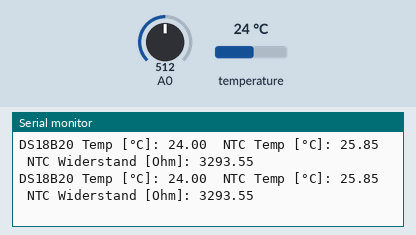
Recording of a sketch running on a simulated Arduino Uno, built with avr-gcc and run on an emulated ATmega328P. On the bench: the last lines printed to the serial monitor. The test bench sets the inputs (shaded band); at power-on: A0 = 512, temperature 24 °C.

Above: at 2.8 s.
2.9 s: A0 set to 0
At 3.9 s:
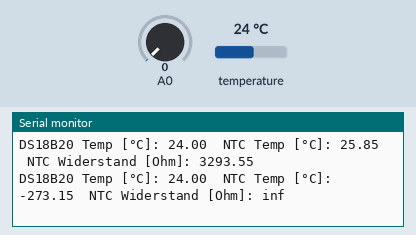
6.1 s: temperature set to 12 °C
At 7.7 s:
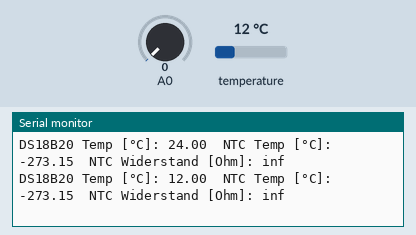
7.9 s: temperature set to 19 °C
At 9.3 s:
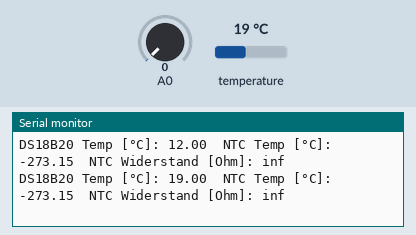
9.7 s: A0 set to 122
At 10.6 s:
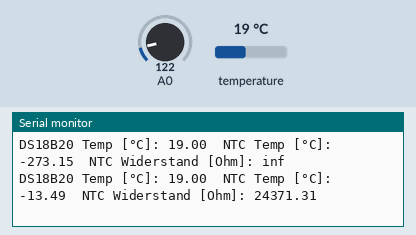
Timing chart, 0 to 12.5 s (numbered marks = the images above; inputs shaded):
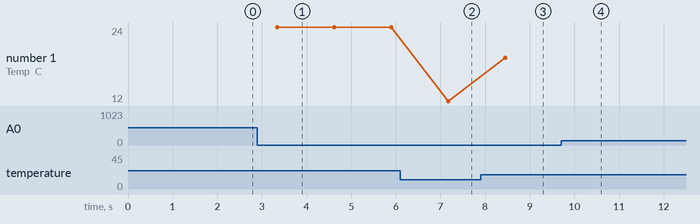

The sketch:

tm_01.ino
```cpp
#include <OneWire.h>
#include <DallasTemperature.h>

// Pins definieren
#define ONE_WIRE_BUS 2
//#define NTC_PIN A0

// Parameter
const float R1 = 3300.0;
const float BETA = 3950.0;
const float R0 = 3420.0;
const float T0 = 25.0 + 273.15;

OneWire oneWire(ONE_WIRE_BUS);
DallasTemperature sensors(&oneWire);

void setup() {
Serial.begin(9600);
sensors.begin();
}

void loop() {
// DS18B20 Temperatur auslesen
sensors.requestTemperatures();
float tempDS18B20 = sensors.getTempCByIndex(0);

// NTC Spannung
int adcWert = analogRead(A0);
float ausgangsU = (adcWert / 1023.0) * 5.0;

// NTC Widerstand
float R_NTC = R1 * ((5.0 / ausgangsU) - 1.0);

// NTC Widerstand in Temperatur umrechnen
float tempNTC = (1.0 / ((1.0 / T0) + (1.0 / BETA) * log(R_NTC / R0))) - 273.15;

// Ausgabe
Serial.print("DS18B20 Temp [°C]: ");
Serial.print(tempDS18B20);
Serial.print("\tNTC Temp [°C]: ");
Serial.print(tempNTC);
Serial.print("\tNTC Widerstand [Ohm]: ");
Serial.println(R_NTC);

delay(500);
}
```

Measured:
- after the input at 2.9 s, the serial monitor: prints a new line after 0.44 s (image 1)
- after the input at 6.1 s, the serial monitor: prints a new line after 1.1 s (image 2)
- after the input at 7.9 s, the serial monitor: prints a new line after 0.55 s (image 3)
- after the input at 9.7 s, the serial monitor: prints a new line at once (image 4)
- plotted number 1: 24 → 12 after the input at 6.1 s, 12 → 19 after the input at 7.9 s
